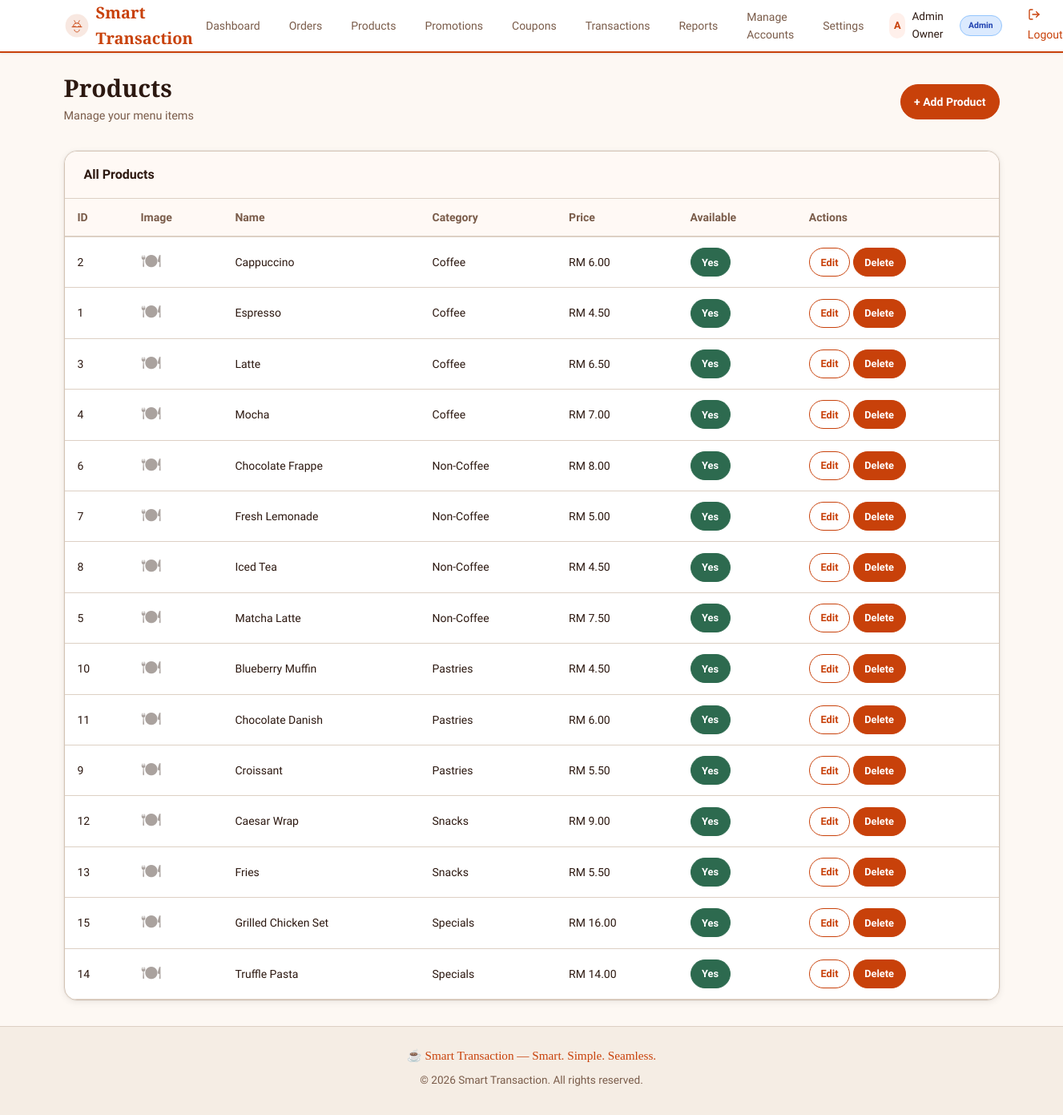
/admin/products.php (signed in), run on the app's committed database.
### tables this page shows
CREATE TABLE products (
    id INT AUTO_INCREMENT PRIMARY KEY,
    category_id INT NOT NULL,
    name VARCHAR(200) NOT NULL,
    description TEXT DEFAULT NULL,
    price DECIMAL(10,2) NOT NULL,
    image_url VARCHAR(255) DEFAULT NULL,
    is_available TINYINT(1) NOT NULL DEFAULT 1,
    created_at TIMESTAMP DEFAULT CURRENT_TIMESTAMP,
    FOREIGN KEY (category_id) REFERENCES categories(id) ON DELETE CASCADE
);

CREATE TABLE categories (
    id INT AUTO_INCREMENT PRIMARY KEY,
    name VARCHAR(100) NOT NULL,
    description TEXT DEFAULT NULL,
    is_active TINYINT(1) NOT NULL DEFAULT 1
);

### admin/products.php (the view, shortened to what this page needs)
<?php
try {
    $pdo = getDBConnection();
    $products = $pdo->query('SELECT p.*, c.name AS category_name FROM products p JOIN categories c ON p.category_id = c.id ORDER BY p.category_id, p.name')->fetchAll();
} catch (PDOException $e) {
    $error = 'Unable to load data.';
}
include __DIR__ . '/../includes/header.php';
?>
<div class="page-header d-flex justify-between align-center">
    <div>
        <h1>Products</h1>
        <p>Manage your menu items</p>
    </div>
    <button class="btn btn-primary" onclick="document.getElementById('productForm').style.display='block'; document.getElementById('formTitle').textContent='Add Product'; document.getElementById('saveProduct').value=''; document.getElementById('name').value=''; document.getElementById('category_id').value=''; document.getElementById('price').value=''; document.getElementById('description').value=''; document.getElementById('currentImage').style.display='none'; document.getElementById('removeImageWrap').style.display='none';">+ Add Product</button>
</div>
<div class="card">
    <div class="card-header">All Products</div>
    <div class="card-body" style="padding: 0;">
        <div class="table-container">
            <table>
                <thead>
                    <tr>
                        <th>ID</th>
                        <th>Image</th>
                        <th>Name</th>
                        <th>Category</th>
                        <th>Price</th>
                        <th>Available</th>
                        <th>Actions</th>
                    </tr>
                </thead>
                <tbody>
                    <?php foreach ($products as $product): ?>
                        <tr>
                            <td><?php echo (int) $product['id']; ?></td>
                            <td>
                                <?php if ($product['image_url']): ?>
                                    <img src="/smart-transaction/uploads/<?php echo htmlspecialchars($product['image_url']); ?>" alt="<?php echo htmlspecialchars($product['name']); ?>" style="width: 50px; height: 50px; object-fit: cover; border-radius: 6px;">
                                <?php else: ?>
                                    <span style="font-size: 1.5rem; opacity: 0.4;">&#127869;</span>
                                <?php endif; ?>
                            </td>
                            <td><?php echo htmlspecialchars($product['name']); ?></td>
                            <td><?php echo htmlspecialchars($product['category_name']); ?></td>
                            <td>RM <?php echo number_format((float) $product['price'], 2); ?></td>
                            <td>
                                <form method="POST" action="" style="display: inline;">
                                    <button type="submit" name="toggle_available" value="1" class="btn btn-sm <?php echo $product['is_available'] ? 'btn-success' : 'btn-secondary'; ?>">
                                        <?php echo $product['is_available'] ? 'Yes' : 'No'; ?>
                                    </button>
                                </form>
                            </td>
                            <td>
                                <button class="btn btn-sm btn-outline" onclick="editProduct(<?php echo (int) $product['id']; ?>, '<?php echo htmlspecialchars(addslashes($product['name'])); ?>', <?php echo (int) $product['category_id']; ?>, <?php echo (float) $product['price']; ?>, '<?php echo htmlspecialchars(addslashes($product['description'] ?? '')); ?>', '<?php echo htmlspecialchars(addslashes($product['image_url'] ?? '')); ?>')">Edit</button>
                                <form method="POST" action="" style="display: inline;" onsubmit="return confirm('Delete this product?');">
                                    <button type="submit" name="delete_product" value="1" class="btn btn-sm btn-danger">Delete</button>
                                </form>
                            </td>
                        </tr>
                    <?php endforeach; ?>
                </tbody>
            </table>
        </div>
    </div>
</div>
<?php include __DIR__ . '/../includes/footer.php'; ?>

### assets/css/style.css (style rules this page uses)
:root, [data-theme="light"] { --color-primary: #c8410a; --color-primary-hover: #a8340a; --color-primary-active: #882808; --color-primary-light: #fff0eb; --color-primary-highlight:#fdd5c4; --color-secondary: #e8820c; --color-secondary-hover: #c96f09; --color-secondary-light: #fff6e8; --color-accent: #2d6a4f; --color-accent-hover: #1b4332; --color-accent-light: #d8f3dc; --color-bg: #fdf8f3; --color-surface: #fff9f5; --color-surface-2: #ffffff; --color-surface-offset: #f5ede4; --color-surface-offset-2: #ede0d4; --color-surface-dynamic: #e4d5c6; --color-divider: #ddd0c4; --color-border: #d4c4b5; --color-text: #2c1810; --color-text-muted: #7a5c4a; --color-text-faint: #b8997e; --color-text-inverse: #fff9f5; --color-success: #2d6a4f; --color-success-light: #d8f3dc; --color-warning: #e8820c; --color-warning-light: #fff3cd; --color-error: #c8410a; --color-error-light: #fff0eb; --color-info: #1a6b8a; --color-info-light: #d0eaf5; --status-pending: #e8820c; --status-preparing: #1a6b8a; --status-ready: #2d6a4f; --status-completed: #5a5a5a; --status-cancelled: #c8410a; --shadow-sm: 0 1px 3px rgba(44,24,16,0.08); --shadow-md: 0 4px 16px rgba(44,24,16,0.10); --shadow-lg: 0 12px 40px rgba(44,24,16,0.14); --shadow-card: 0 2px 8px rgba(44,24,16,0.08), 0 0 0 1px rgba(44,24,16,0.04); --radius-sm: 6px; --radius-md: 10px; --radius-lg: 16px; --radius-xl: 24px; --radius-full: 9999px; --space-1: 0.25rem; --space-2: 0.5rem; --space-3: 0.75rem; --space-4: 1rem; --space-5: 1.25rem; --space-6: 1.5rem; --space-8: 2rem; --space-10: 2.5rem; --space-12: 3rem; --space-16: 4rem; --space-20: 5rem; --space-24: 6rem; --font-display: 'Playfair Display', Georgia, serif; --font-body: 'Plus Jakarta Sans', system-ui, sans-serif; }
*, *::before, *::after { box-sizing: border-box; margin: 0; padding: 0; }
html { font-size: 16px; -webkit-text-size-adjust: 100%; scroll-behavior: smooth; }
body { font-family: var(--font-body); font-size: 1rem; line-height: 1.6; color: var(--color-text); background-color: var(--color-bg); min-height: 100vh; display: flex; flex-direction: column; }
h1, h2, h3, h4, h5, h6 { line-height: 1.3; color: var(--color-text); font-weight: 600; }
h1 { font-size: 1.875rem; margin-bottom: var(--space-2); }
p { margin-bottom: var(--space-2); }
.page-header { margin-bottom: var(--space-6); }
.page-header h1 { font-family: var(--font-display); font-weight: 700; margin-bottom: var(--space-1); }
.page-header p { color: var(--color-text-muted); font-size: 0.9rem; }
.card { background: var(--color-surface-2); border-radius: var(--radius-lg); box-shadow: var(--shadow-card); border: 1px solid var(--color-border); overflow: hidden; }
.card-header { padding: var(--space-4) var(--space-6); border-bottom: 1px solid var(--color-divider); font-weight: 600; background: var(--color-surface); }
.card-body { padding: var(--space-6); }
.btn { display: inline-flex; align-items: center; justify-content: center; gap: var(--space-2); padding: 0.5rem 1rem; font-size: 0.875rem; font-weight: 600; font-family: var(--font-body); line-height: 1.5; border: 1px solid transparent; border-radius: var(--radius-full); cursor: pointer; transition: all 0.18s ease; text-decoration: none; white-space: nowrap; min-height: 44px; }
.btn-primary { background: var(--color-primary); color: #fff; border-color: var(--color-primary); }
.btn-success { background: var(--color-success); color: #fff; border-color: var(--color-success); }
.btn-danger { background: var(--color-error); color: #fff; border-color: var(--color-error); }
.btn-outline { background: transparent; color: var(--color-primary); border-color: var(--color-primary); }
.btn-sm { padding: 0.3rem 0.85rem; font-size: 0.8rem; min-height: 36px; }
.table-container { overflow-x: auto; }
table { width: 100%; border-collapse: collapse; font-size: 0.875rem; }
thead { background: var(--color-surface); }
th { padding: 0.75rem 1rem; text-align: left; font-weight: 600; color: var(--color-text-muted); border-bottom: 2px solid var(--color-divider); white-space: nowrap; }
td { padding: 0.75rem 1rem; border-bottom: 1px solid var(--color-divider); vertical-align: middle; }
.d-flex { display: flex; }
.align-center { align-items: center; }
.justify-between { justify-content: space-between; }

### data on the page
products: id "2", name "Cappuccino", category.name "Coffee", price "6.00", is_available "Yes"
products: id "1", name "Espresso", category.name "Coffee", price "4.50", is_available "Yes"
products: id "3", name "Latte", category.name "Coffee", price "6.50", is_available "Yes"
products: id "4", name "Mocha", category.name "Coffee", price "7.00", is_available "Yes"
products: id "6", name "Chocolate Frappe", category.name "Non-Coffee", price "8.00", is_available "Yes"
products: id "7", name "Fresh Lemonade", category.name "Non-Coffee", price "5.00", is_available "Yes"
products: id "8", name "Iced Tea", category.name "Non-Coffee", price "4.50", is_available "Yes"
products: id "5", name "Matcha Latte", category.name "Non-Coffee", price "7.50", is_available "Yes"
products: id "10", name "Blueberry Muffin", category.name "Pastries", price "4.50", is_available "Yes"
products: id "11", name "Chocolate Danish", category.name "Pastries", price "6.00", is_available "Yes"
products: id "9", name "Croissant", category.name "Pastries", price "5.50", is_available "Yes"
products: id "12", name "Caesar Wrap", category.name "Snacks", price "9.00", is_available "Yes"
products: id "13", name "Fries", category.name "Snacks", price "5.50", is_available "Yes"
products: id "15", name "Grilled Chicken Set", category.name "Specials", price "16.00", is_available "Yes"
products: id "14", name "Truffle Pasta", category.name "Specials", price "14.00", is_available "Yes"

### other printed values
substr($_SESSION['user_name'] ?? 'U', 0, 1) "A"
$_SESSION['user_name'] "Admin Owner"
$_SESSION['admin_role'] "Admin"
